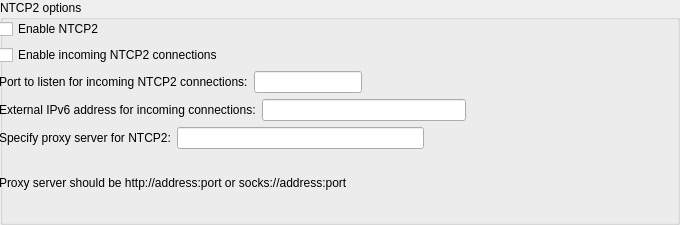
     <widget class="QGroupBox" name="groupBox_7">
      <property name="sizePolicy">
       <sizepolicy hsizetype="Expanding" vsizetype="Minimum">
        <horstretch>0</horstretch>
        <verstretch>0</verstretch>
       </sizepolicy>
      </property>
      <property name="minimumSize">
       <size>
        <width>0</width>
        <height>225</height>
       </size>
      </property>
      <property name="maximumSize">
       <size>
        <width>16777215</width>
        <height>225</height>
       </size>
      </property>
      <property name="title">
       <string>NTCP2 options</string>
      </property>
      <widget class="QWidget" name="verticalLayoutWidget_3">
       <property name="geometry">
        <rect>
         <x>-1</x>
         <y>19</y>
         <width>671</width>
         <height>191</height>
        </rect>
       </property>
       <layout class="QVBoxLayout" name="verticalLayout_3">
        <property name="sizeConstraint">
         <enum>QLayout::SetMinAndMaxSize</enum>
        </property>
        <item>
         <widget class="QCheckBox" name="checkBoxNtcp2Enable">
          <property name="text">
           <string>Enable NTCP2</string>
          </property>
         </widget>
        </item>
        <item>
         <widget class="QCheckBox" name="checkBoxNtcp2Published">
          <property name="text">
           <string>Enable incoming NTCP2 connections</string>
          </property>
         </widget>
        </item>
        <item>
         <layout class="QHBoxLayout" name="horizontalLayout_43">
          <item>
           <widget class="QLabel" name="label_41">
            <property name="text">
             <string>Port to listen for incoming NTCP2 connections:</string>
            </property>
           </widget>
          </item>
          <item>
           <widget class="QLineEdit" name="ntcp2PortLineEdit">
            <property name="sizePolicy">
             <sizepolicy hsizetype="Fixed" vsizetype="Fixed">
              <horstretch>0</horstretch>
              <verstretch>0</verstretch>
             </sizepolicy>
            </property>
           </widget>
          </item>
          <item>
           <spacer name="horizontalSpacer_33">
            <property name="orientation">
             <enum>Qt::Horizontal</enum>
            </property>
            <property name="sizeHint" stdset="0">
             <size>
              <width>40</width>
              <height>20</height>
             </size>
            </property>
           </spacer>
          </item>
         </layout>
        </item>
        <item>
         <layout class="QHBoxLayout" name="horizontalLayout_45">
          <item>
           <widget class="QLabel" name="label_44">
            <property name="text">
             <string>External IPv6 address for incoming connections:</string>
            </property>
           </widget>
          </item>
          <item>
           <widget class="QLineEdit" name="ntcp2AddressV6LineEdit"/>
          </item>
          <item>
           <spacer name="horizontalSpacer_34">
            <property name="orientation">
             <enum>Qt::Horizontal</enum>
            </property>
            <property name="sizeHint" stdset="0">
             <size>
              <width>40</width>
              <height>20</height>
             </size>
            </property>
           </spacer>
          </item>
         </layout>
        </item>
        <item>
         <layout class="QHBoxLayout" name="horizontalLayout_44">
          <item>
           <widget class="QLabel" name="label_45">
            <property name="text">
             <string>Specify proxy server for NTCP2:</string>
            </property>
           </widget>
          </item>
          <item>
           <widget class="QLineEdit" name="lineEditNtcp2Proxy"/>
          </item>
          <item>
           <spacer name="horizontalSpacer_35">
            <property name="orientation">
             <enum>Qt::Horizontal</enum>
            </property>
            <property name="sizeHint" stdset="0">
             <size>
              <width>40</width>
              <height>20</height>
             </size>
            </property>
           </spacer>
          </item>
         </layout>
        </item>
        <item>
         <widget class="QLabel" name="label_48">
          <property name="text">
           <string>Proxy server should be http://address:port or socks://address:port</string>
          </property>
         </widget>
        </item>
       </layout>
      </widget>
     </widget>
